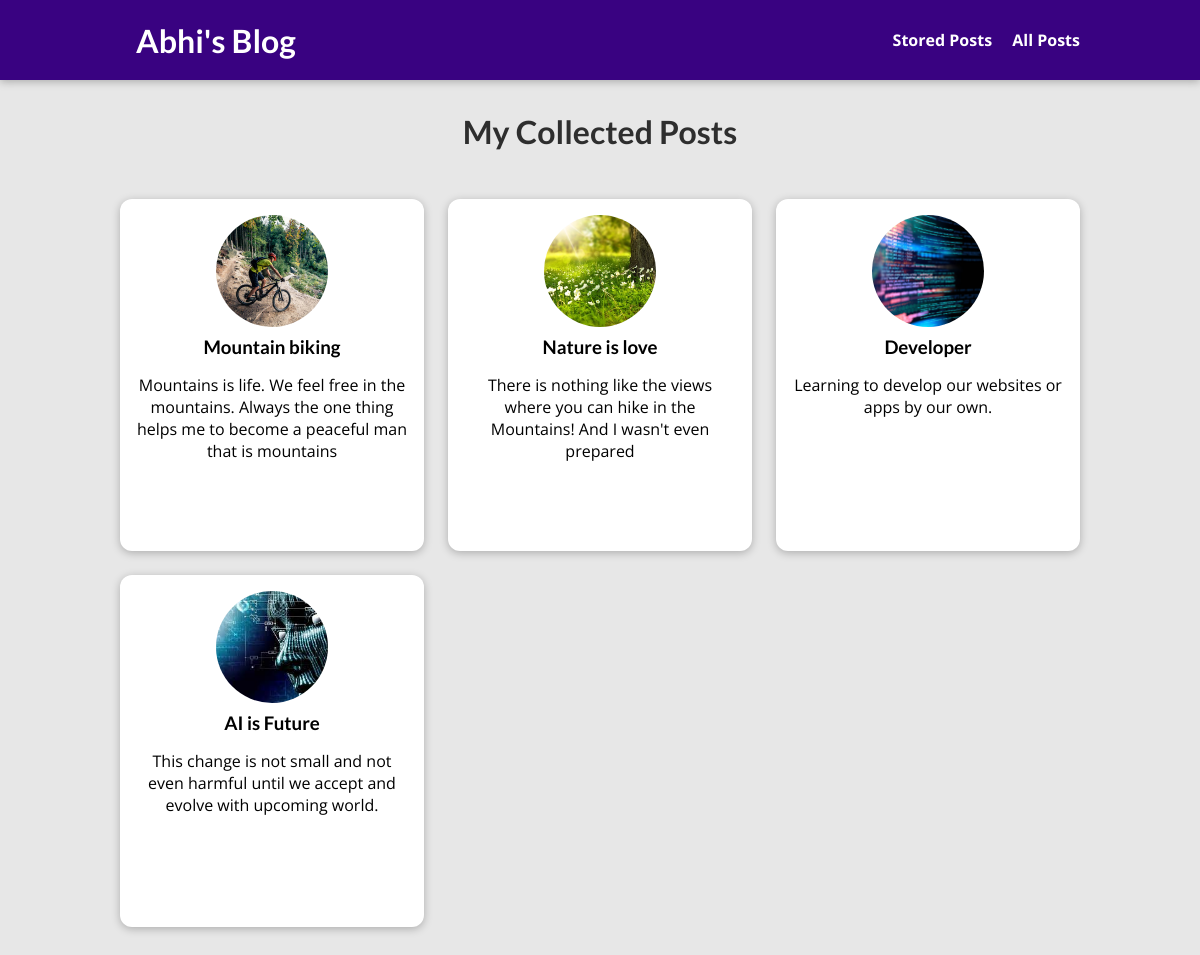
The page /posts on the database its author committed.
### blog/models.py (models this page shows, shortened)
class Post(models.Model):
    title = models.CharField(max_length=150)
    excerpt = models.CharField(max_length=200)
    image = models.ImageField(upload_to="posts", null=True)
    date = models.DateField(auto_now=True)
    slug = models.SlugField(unique=True, db_index=True)
    content = models.TextField(validators=[MinLengthValidator(10)])
    author = models.ForeignKey(Author, on_delete=models.SET_NULL, null=True, related_name="posts")
    tags = models.ManyToManyField(Tag)

### blog/views.py (the view)
# urls.py: path("posts",views.AllPostView.as_view(), name="posts-page"),
class AllPostView(ListView):
    template_name = "blog/all-posts.html"
    model = Post
    ordering = ["-date"]
    context_object_name = "all_posts"

### blog/templates/blog/all-posts.html (shortened to what this page needs)
{% extends "base.html" %}
{% load static %}
{% block css_files %}
<link rel="stylesheet" href="{% static 'blog/posts.css' %}" />
<link rel="stylesheet" href="{% static 'blog/all-posts.css' %}" />
{% endblock %}
{% block content %}
<section id="all-posts">
  <h2>My Collected Posts</h2>
  <ul>
    {% for post in all_posts %}
      {% include "blog/include/post.html" %}
    {% endfor %}
  </ul>
</section>
{% endblock %}

### blog/templates/blog/include/post.html
<li>
    <article class="post">
      <a href="{% url 'post-detail-page' post.slug %}">
        <img src="{{ post.image.url }}" alt="{{ post.title }}">
        <div class="post-content">
          <h3>{{ post.title }}</h3>
          <p>
            {{ post.excerpt }}
          </p>
        </div>
      </a>
    </article>
  </li>

### static/app.css (style rules this page uses)
* { box-sizing: border-box; }
html { font-family: 'Open Sans', 'Lato', sans-serif; }
body { margin: 0; }
h1, h2, h3 { font-family: 'Lato', sans-serif; font-weight: bold; }

### static/blog/posts.css (style rules this page uses)
.post { display: flex; flex-direction: column; align-items: center; text-align: center; }
.post a { text-decoration: none; color: black; transition: all 0.2s ease; padding: 1rem; }
.post img { width: 5rem; height: 5rem; object-fit: cover; border-radius: 50%; }
.post h3 { margin: 0.25rem 0; }

### static/blog/all-posts.css (style rules this page uses)
body { background-color: #e7e7e7; }
#all-posts { margin: 7rem auto; width: 90%; max-width: 60rem; }
#all-posts h2 { text-align: center; font-size: 2rem; color: #2e2e2e; margin: 3rem 0; }
ul { list-style: none; margin: 0; padding: 0; display: grid; grid-template-columns: repeat(auto-fill, minmax(17rem, 1fr)); gap: 1.5rem; }
.post img { width: 7rem; height: 7rem; }
.post a { height: 22rem; transform-origin: center; box-shadow: 0 2px 8px rgba(0, 0, 0, 0.25); border-radius: 12px; background-color: white; }

### rows shown on the page
Post: image (picture), title "Mountain biking", excerpt "Mountains is life. We feel free in the mountains. Always the one thing helps me to become a peaceful man that is mountains"
Post: image (picture), title "Nature is love", excerpt "There is nothing like the views where you can hike in the Mountains! And I wasn't even prepared"
Post: image (placeholder picture), title "Developer", excerpt "Learning to develop our websites or apps by our own."
Post: image (picture), title "AI is Future", excerpt "This change is not small and not even harmful until we accept and evolve with upcoming world."
